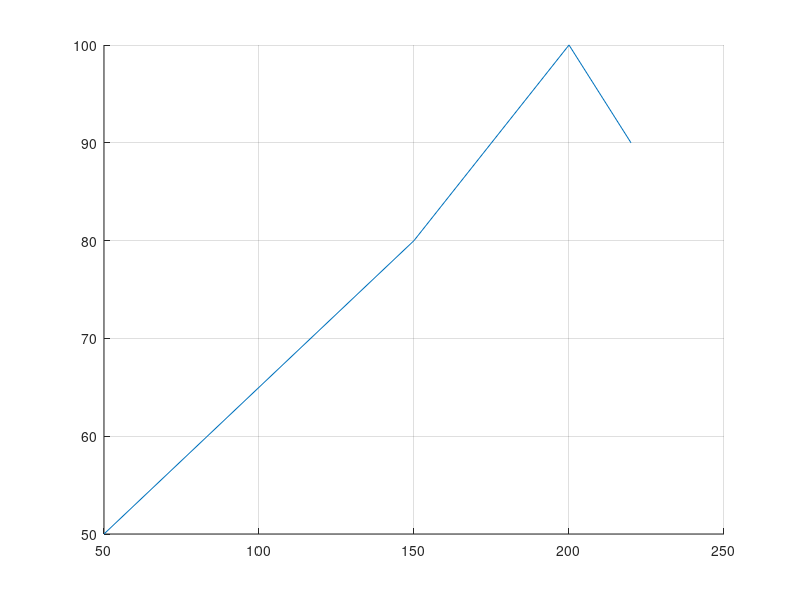

Source code (MATLAB): (Note: this script raises an error after producing the figure.)
% *********************PROGRAM TO DRAW RULED SURFACE **********************
% INPUT ARGUMENTS : BEZIER CURVE 1 AND 2
% OUTPUT : GRAPH OF SURFACE
% *************************************************************************

clc;
clear;
close all;
format short;
hold on;
grid on;

for v = 0:0.1:1
    for u = 0:0.1:1
        %Program for B-Spline Curve1
        n1 = 4;                       %control points = n+1
        d1 = n1+1;                     %variable representing control points
        k = 4;                       %degree = k-1
        X1 = [50,150,200,220];     %x Coordinates of control polygon
        Y1 = [50,80,100,90];    %y coordiantes of control polygon
        line(X1,Y1);                   %plotting the control polygon
        umax1=n1-k+2;                  %maximum value of 'u'
        %Loop for calculating KNOT Vectors
        for j1=0:1:(n1+k)
            if j1<k
                t = 0;
            elseif (k<=j1) && (j1<=n1)
                t = j1-k+1;
            elseif j1>n1
                t = (n1-k)+2;
            end
            disp(t);
        end
        x1 = 0;y1 =0;                 %starting point
        for i =0:1:d1                %for loop for calculating all 'N' functions
            N=blend_1(1,u,t,k);     %calling N function
            x1 = x1+N*X1(i+1);         %x coordiante of b-spline func
            y1 = y1+N*Y1(i+1);         %y coordiante of b-spline func
        end
        plot(x1,y1,'r*');             %plotting of the b-spline curve
        
        %Program for B-Spline Curve2
        n2 = 4;                       %control points = n+1
        d2 = n2+1;                     %variable representing control points
        k = 4;                       %degree = k-1
        X2 = [50,150,200,220];     %x Coordinates of control polygon
        Y2 = [50,80,100,90];    %y coordiantes of control polygon
        line(X2,Y2);                   %plotting the control polygon
        umax2=n2-k+2;                  %maximum value of 'u'
        %Loop for calculating KNOT Vectors
        for j2=0:1:(n2+k)
            if j2<k
                t = 0;
            elseif (k<=j2) && (j2<=n2)
                t = j2-k+1;
            elseif j2>n2
                t = (n2-k)+2;
            end
            disp(t);
        end
        x2 = 0;y2 =0;                 %starting point
        for i =0:1:d2                %for loop for calculating all 'N' functions
            N=blend_1(i,u,t,k);     %calling N function
            x2 = x2+N*X2(i+1);         %x coordiante of b-spline func
            y2 = y2+N*Y2(i+1);         %y coordiante of b-spline func
        end
        plot(x2,y2,'r*');             %plotting of the b-spline curve
        
        %surface
        x = x1 + v*(x2-x1);
        y = y1 + v*(y2-y1);
        plot(x,y,'b*');
    end
end
